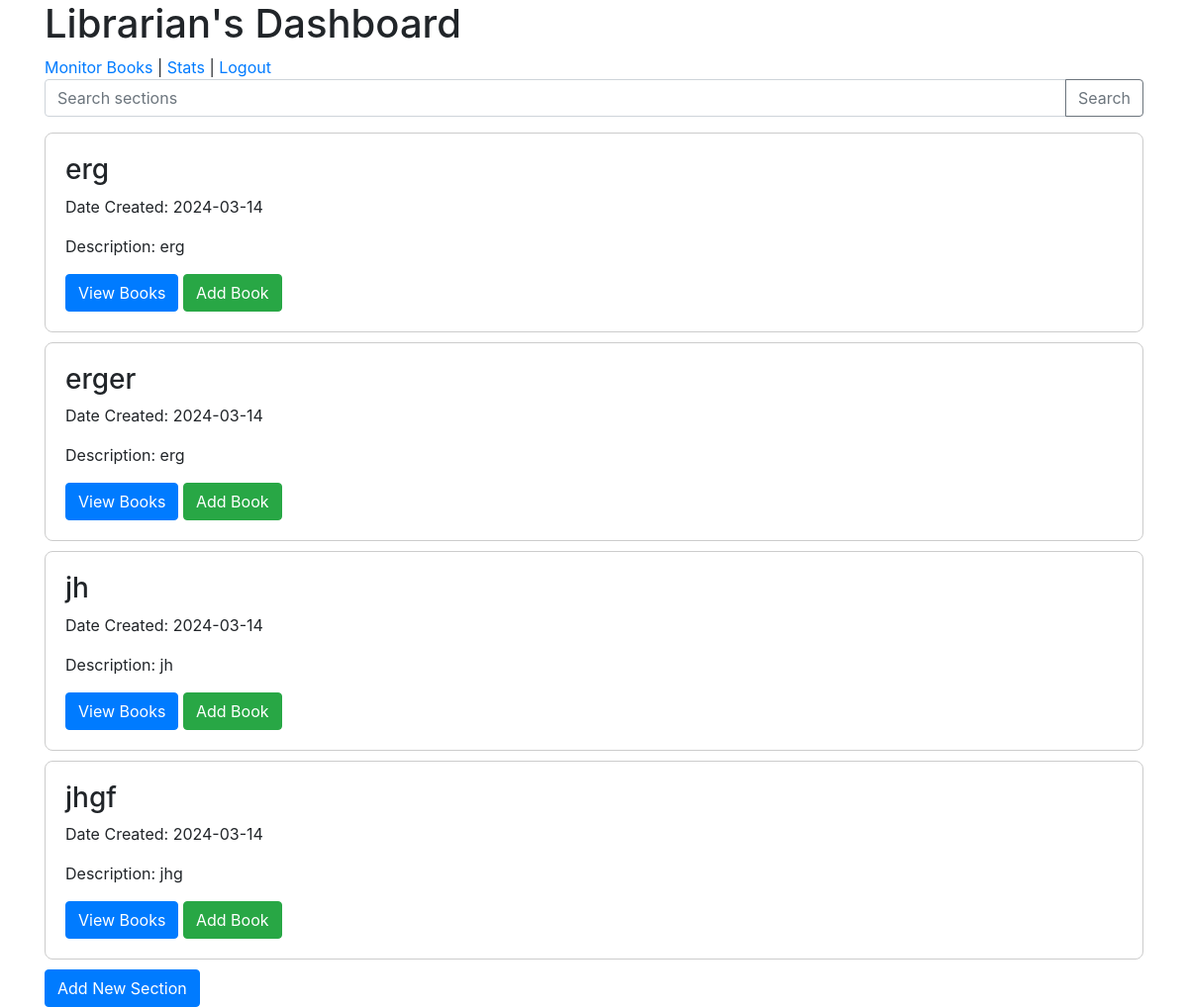
The page /librarian_dashboard (signed in) on the database as committed earlier.
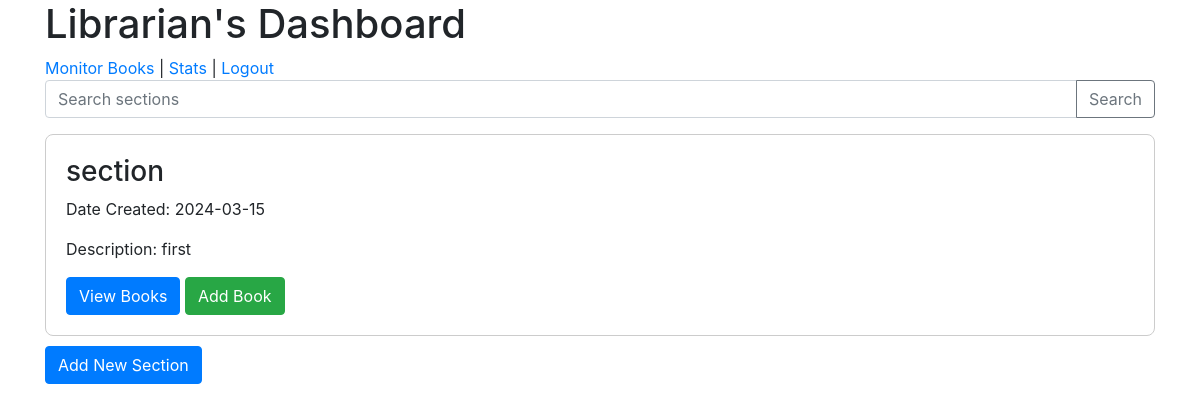
The same page on the database as committed later.
### app.py (models this page shows)
class Section(db.Model):
    id = db.Column(db.Integer, primary_key=True)
    title = db.Column(db.String(100), nullable=False)
    date_created = db.Column(db.DateTime, default=datetime.utcnow, nullable=False)
    description = db.Column(db.String(500), nullable=True)
    user_id = db.Column(db.Integer, db.ForeignKey('user.id'))
    books = db.relationship('Book', back_populates='section')
    issues = db.relationship('Issue', backref='section', lazy='dynamic')

### app.py (the view)
@app.route('/librarian_dashboard', methods=['GET', 'POST'])
def librarian_dashboard():
    if 'librarian_id' not in session:
        return redirect(url_for('librarian_login'))
    librarian_id = session['librarian_id']
    query = request.args.get('query')  # Get the search query from URL parameters for GET request
    if query:
        sections = Section.query.filter(Section.user_id == librarian_id, Section.title.contains(query)).all()
    else:
        sections = Section.query.filter_by(user_id=librarian_id).all()
    return render_template('librarian_dashboard.html', sections=sections)

### templates/librarian_dashboard.html (shortened to what this page needs)
<!DOCTYPE html>
<html lang="en">
<head>
    <link rel="stylesheet" href="https://stackpath.bootstrapcdn.com/bootstrap/4.3.1/css/bootstrap.min.css">
</head>
<body>
<div class="container">
    <h1>Librarian's Dashboard</h1>
    <div>
        <a href="{{ url_for('monitor_books') }}">Monitor Books</a> |
        <a href="stats.html">Stats</a> |
        <a href="{{ url_for('logout') }}">Logout</a>
    </div>
    <form action="{{ url_for('librarian_dashboard') }}" method="GET" class="input-group mb-3">
        <input type="text" class="form-control" placeholder="Search sections" aria-label="Search" name="query">
        <div class="input-group-append">
            <button class="btn btn-outline-secondary" type="submit">Search</button>
        </div>
    </form>
    {% for section in sections %}
    <div class="section-card">
        <h3>{{ section.title }}</h3>
        <p>Date Created: {{ section.date_created.strftime('%Y-%m-%d') }}</p>
        <p>Description: {{ section.description }}</p>
        <a href="{{ url_for('view_books', section_id=section.id) }}" class="btn btn-primary">View Books</a>
        <a href="{{ url_for('add_book_form', section_id=section.id) }}" class="btn btn-success">Add Book</a>
    </div>
    {% else %}
    <p>No sections added yet.</p>
    {% endfor %}
    <a href="{{ url_for('add_section_form') }}" class="btn btn-primary">Add New Section</a>
</div>
</body>
</html>

### templates/librarian_dashboard.html (style rules this page uses)
.section-card, .recent-section-card { border: 1px solid #ccc; border-radius: 8px; padding: 20px; margin: 10px 0; width: 100%; }

Rows that differ between the two databases and show on the page:
removed Section: title "erg", date_created "2024-03-14", description "erg"
removed Section: title "erger", date_created "2024-03-14", description "erg"
removed Section: title "jh", date_created "2024-03-14", description "jh"
removed Section: title "jhgf", date_created "2024-03-14", description "jhg"
added Section: title "section", date_created "2024-03-15", description "first"
